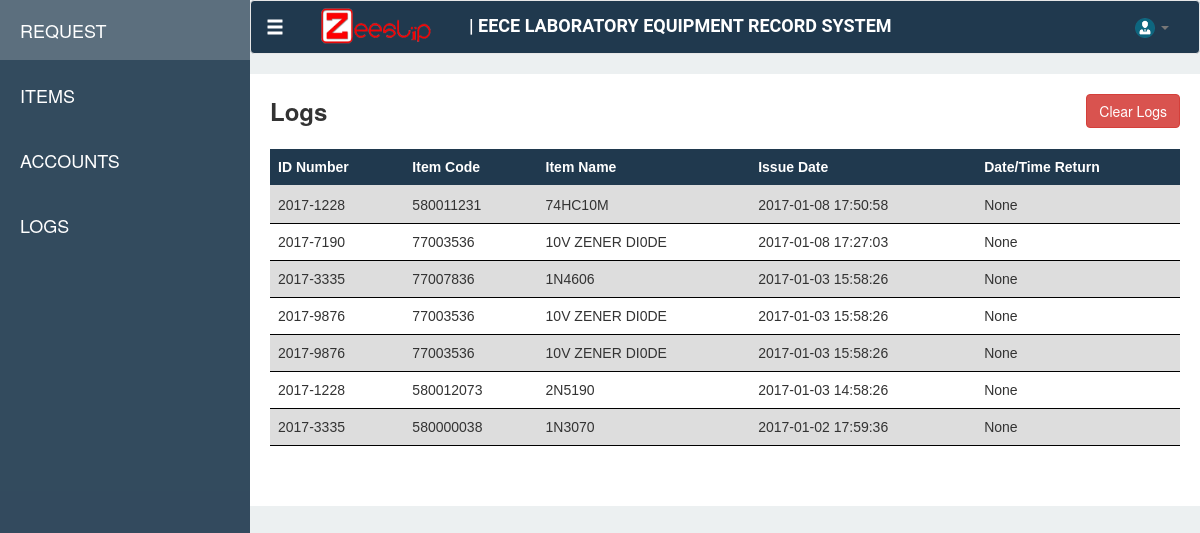
Before: /dashboard/logs with the older database file.
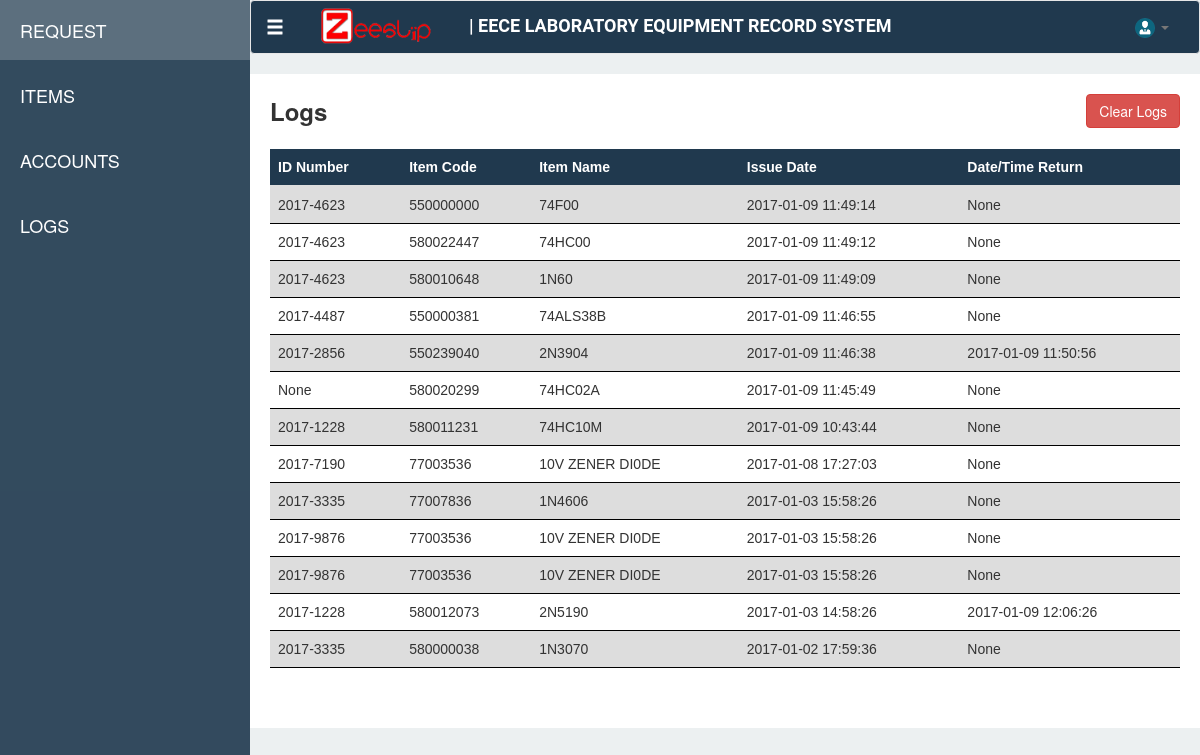
After: the same page with the newer database file.
### tables this page shows
CREATE TABLE "BorrowedItem" ("borrowedItemId" INTEGER PRIMARY KEY  AUTOINCREMENT  NOT NULL  UNIQUE , "itemId" INTEGER, "itemQuantity" INTEGER DEFAULT 0, "requestId" INTEGER, "issueDate" DATETIME, "returnDate" DATETIME);

CREATE TABLE "Request" ("requestId" INTEGER PRIMARY KEY  NOT NULL ,"idNumber" VARCHAR,"name" VARCHAR,"subject" VARCHAR,"requestDate" DATETIME DEFAULT (datetime(CURRENT_TIMESTAMP,'localtime')) );

CREATE TABLE "Item" ("itemId" INTEGER PRIMARY KEY  AUTOINCREMENT  NOT NULL  UNIQUE , "itemCode" VARCHAR UNIQUE , "itemName" VARCHAR, "itemDescription" VARCHAR, "itemQuantity" INTEGER DEFAULT 0);

### app.py (the view)
    @app.route('/dashboard/logs')
    def logs():
        con = sqlite3.connect("ZeeSlipv2.sqlite")
        con.row_factory = sqlite3.Row
        cur = con.cursor()
        cur.execute("SELECT Request.requestId, Request.idNumber, Request.name, Request.subject, Request.requestDate, itemId, itemCode, itemName, itemDescription, itemQuantity, issueDate, returnDate FROM (SELECT BorrowedItem.itemId,itemCode,itemName,itemDescription,BorrowedItem.itemQuantity,BorrowedItem.issueDate,BorrowedItem.returnDate,BorrowedItem.requestId as request FROM BorrowedItem,Item WHERE BorrowedItem.itemId = Item.itemId) LEFT JOIN Request ON request = Request.requestId WHERE issueDate IS NOT NULL ORDER BY issueDate DESC")
        rows = cur.fetchall()
        return render_template('modules/logs.html', logs = rows)

### templates/modules/logs.html (shortened to what this page needs)
{% extends "dashboard.html" %}
{% block logs %}
<div class="request-page-def">
    <div class="row">
        <div class="col-md-2"><span class="request-text"> Logs </span></div>
        <div class="col-md-10" ><button class="btn btn-danger" style="float: right">Clear Logs</button></div>
    </div>
    <div class="row" style="padding-top: 20px">
        <div class="col-md-12">
            <table class="table" id="logsTable">
                <thead>
                    <tr>
                        <th>ID Number</th>
                        <th>Item Code</th>
                        <th>Item Name</th>
                        <th>Issue Date</th>
                        <th>Date/Time Return</th>
                    </tr>
                </thead>
                <tbody>
                    {% for l in logs %}
                        <tr>
                            <td>{{ l[1] }}</td>
                            <td>{{ l[6] }}</td>
                            <td>{{ l[7] }}</td>
                            <td>{{ l[10] }}</td>
                            <td>{{ l[11] }}</td>
                        </tr>
                    {% endfor %}
                </tbody>
            </table>
        </div>
    </div>
    <br>
</div>
{% endblock %}

Changed rows visible on the page:
now on this page (row edited): BorrowedItem: idNumber "2017-4623", itemCode "550000000", itemName "74F00", issueDate "2017-01-09 11:49:14", l "None"
now on this page (row edited): BorrowedItem: idNumber "2017-4623", itemCode "580022447", itemName "74HC00", issueDate "2017-01-09 11:49:12", l "None"
now on this page (row edited): BorrowedItem: idNumber "2017-4623", itemCode "580010648", itemName "1N60", issueDate "2017-01-09 11:49:09", l "None"
now on this page (row edited): BorrowedItem: idNumber "2017-4487", itemCode "550000381", itemName "74ALS38B", issueDate "2017-01-09 11:46:55", l "None"
now on this page (row edited): BorrowedItem: idNumber "2017-2856", itemCode "550239040", itemName "2N3904", issueDate "2017-01-09 11:46:38", returnDate "2017-01-09 11:50:56"
now on this page (row edited): BorrowedItem: l "None", itemCode "580020299", itemName "74HC02A", issueDate "2017-01-09 11:45:49"
changed BorrowedItem "74HC10M": issueDate "2017-01-08 17:50:58" → "2017-01-09 10:43:44"
changed BorrowedItem (number 12 of 13 on the later page): returnDate "None" → "2017-01-09 12:06:26"
